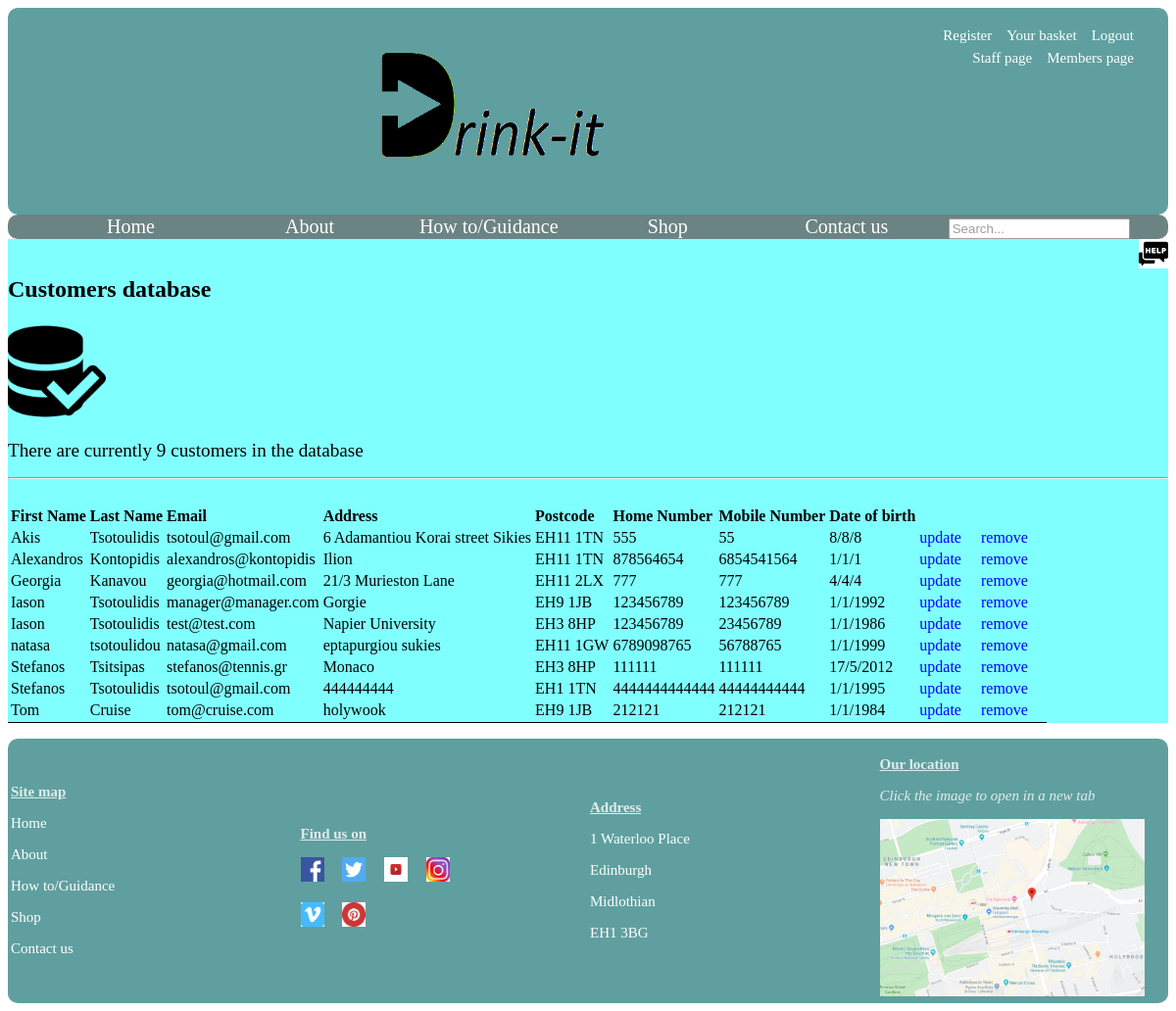
/staff_area.php (signed in), run on the app's committed database.
### tables this page shows
CREATE TABLE `customers` (
  `customerID` int(10) UNSIGNED NOT NULL,
  `firstName` char(50) NOT NULL,
  `lastName` char(50) NOT NULL,
  `email` char(50) NOT NULL,
  `password1` char(50) NOT NULL,
  `password2` char(50) NOT NULL,
  `address` char(250) NOT NULL,
  `postcode` char(20) NOT NULL,
  `homeNumber` char(20) DEFAULT NULL,
  `mobileNumber` char(20) DEFAULT NULL,
  `day` char(2) DEFAULT NULL,
  `month` char(2) DEFAULT NULL,
  `year` char(40) DEFAULT NULL,
  `agree` varchar(1) NOT NULL
);

### staff_area.php (the view, shortened to what this page needs)
<?php
include 'connect.php';
$query = "SELECT * FROM customers ORDER BY firstName asc";
$result = mysqli_query($connect, $query);
$num = mysqli_num_rows($result);
?>
<!DOCTYPE html>
<html lang="en">
<head>
	<link rel="stylesheet" href="css/style.css">
</head>
<header>
	<div><?php if(!isset($_SESSION['email'])){echo '<a class="toplinks" href="login.php">Login</a>';}else{echo '<a class="toplinks" href="session-feedback.php">Logout</a>';}?></div>
	<div><a class="toplinks" href="under_construction.php">Your basket</a></div>
	<div><a class="toplinks" href="register.php">Register</a></div><br/>
	<div><a class="toplinks" href="loggedin.php">Members page</a></div>
	<div><a class="toplinks" href="staff_area.php">Staff page</a></div>
	<div class="loginpopup"><?php if(!isset($_SESSION['email'])){
		echo '<div class="account">
			<form action = "session-feedback.php" method="post">
			Login:
			<div>
				<input type="text" name="email" placeholder="E-Mail">
			</div>
             Password:
			<div>
				<input type="password" name="password" placeholder="Password">
			</div>
			<div>
				<input type="submit" value="Login">
			</div>
			</form>
		</div>';}?>
		<a href="landingpage.php"><img class="logo" src="images/logo2.png" alt="logo"></a>
	</div>
</header>
<body>
<div class="menu">
	<div class="item"><a href="landingpage.php" target="_self">Home</a></div>
	<div class="item"><a href="under_construction.php" target="_self">About</a></div>
	<div class="item"><a href="guidance.php" target="_self">How to/Guidance</a></div>
	<div class="item"><a href="under_construction.php" target="_self">Shop</a></div>
	<div class="item"><a href="under_construction.php" target="_self">Contact us</a></div>
	<div class="item"><input type="text" placeholder="Search..."></div>
</div>
<div class="background">
	<a href="guidance.php"><img class="sticky" src="images/help.png" alt="help"></a>
	<div class="database">
	<h2> Customers database</h2>
	<p>
<?php
echo '<img src="images/database.png" alt="icon" width="100"/>';
if ($num > 0){
  echo "<p><big>There are currently $num customers in the database</big></p>";
  echo '<table class="results">
      <tr>
        <td><b>First Name</b></td>
        <td><b>Last Name</b></td>
        <td><b>Email</b></td>
		<td><b>Address</b></td>
		<td><b>Postcode</b></td>
		<td><b>Home Number</b></td>
		<td><b>Mobile Number</b></td>
		<td><b>Date of birth</b></td>
        <td></td>
		<td></td>
      </tr>';
	echo '<hr>';
  while ($row = mysqli_fetch_assoc($result)){
    echo "<tr>
            <td>$row[firstName]</td>
            <td>$row[lastName]</td>
			<td>$row[email]</td>
			<td>$row[address]</td>
			<td>$row[postcode]</td>
			<td>$row[homeNumber]</td>
			<td>$row[mobileNumber]</td>
			<td>$row[day]/$row[month]/$row[year]</td>
            <td>
              <a href=\"update.php?customerID=$row[customerID]\">update</a>
            </td>
            <td>
              <a href=\"staff_area.php?removeID=$row[customerID]\">remove</a>
            </td>
          </tr>";
  }
  echo '<br>';
  echo '</table>';
}
?>
</p>
</div>
</div>
<div class="foot">
	<table class="footer">
	<tr>
	<td>
		<p class="footer_head"><strong><u>Site map</u></strong></p>
		<p><a href="landingpage.php" target="_self">Home</a></p>
		<p><a href="under_construction.php" target="_self">About</a></p>
		<p><a href="guidance.php" target="_self">How to/Guidance</a></p>
		<p><a href="under_construction.php" target="_self">Shop</a></p>
		<p><a href="under_construction.php" target="_self">Contact us</a></p>
	</td>
	<td>
		<p class="footer_head"><strong><u>Find us on</u></strong></p>
		<a href="https://www.facebook.com/" target="_blank"><img class="social" src="images/facebook.png" alt="facebook"></a>
		<a href="https://twitter.com/" target="_blank"><img class="social" src="images/twiter.png" alt="twiter"></a>
		<a href="https://www.youtube.com/" target="_blank"><img class="social" src="images/youtube.png" alt="youtube"></a>
		<a href="https://www.instagram.com/" target="_blank"><img class="social" src="images/instagram.jpg" alt="instagram"></a><br><br>
		<a href="https://vimeo.com/" target="_blank"><img class="social" src="images/vimeo.png" alt="vimeo"></a>
		<a href="https://vimeo.com/" target="_blank"><img class="social" src="images/pinterest.png" alt="pinterest"></a>
	</td>
	<td>
		<p class="footer_head"><strong><u>Address</u></strong></p>
		<p style="color:white"> 1 Waterloo Place</p>
		<p style="color:white"> Edinburgh</p>
		<p style="color:white"> Midlothian</p>
		<p style="color:white"> EH1 3BG</p>
	</td>
	<td>
			<p class="footer_head"><strong><u>Our location</u></strong></p>
			<p class="footer_head"><i>Click the image to open in a new tab</i></p>
			<a href="https://www.google.co.uk/maps/@55.9515032,-3.199199,15.25z?hl=en" target="_blank"><img class="map" src="images/map.png" alt="map"></a>
		</td>
	</tr>
	</table>
</div>
</body>
</html>

### css/style.css (style rules this page uses)
header { background:#609f9f; text-align:right; height: 100%; padding: 1em; font-size: 20px; vertical-align: middle; border-radius: 10px; }
.toplinks { font-size:15px; display: inline-block; float:right; }
a:link, a:visited { color:white; text-decoration:none; padding-right: 1em; }
.logo { display: block; margin-left: auto; margin-right: auto; width: 250px; height:125px; }
.menu { background-color:DarkSlateGrey; opacity: 0.7; font-size: 20px; padding-top: 1px; text-align: center; border-radius: 10px; }
.item { width: 15%; display: inline-block; }
img.sticky { position: -webkit-sticky; position: sticky; float:right; top: 0; width: 30px; }
.foot { background-color:#609f9f; border-radius: 10px; display: block; }
.footer { width: 100%; table-layout: fixed; font-size: 15px; }
.social { width: 24px; height: 25px; }
.map { width: 270px; }
.footer_head { color: #dfecec; text-decoration: bold; font-size: 15px; }
.background { background-color: #80ffff; }
.database a { color: blue; }
.results { border-bottom: 1px solid; }

### data on the page
customers: firstName "Akis", lastName "Tsotoulidis", email "tsotoul@gmail.com", address "6 Adamantiou Korai street Sikies", postcode "EH11 1TN", homeNumber "555", mobileNumber "55", day "8", month "8", year "8"
customers: firstName "Alexandros", lastName "Kontopidis", email "alexandros@kontopidis", address "Ilion", postcode "EH11 1TN", homeNumber "878564654", mobileNumber "6854541564", day "1", month "1", year "1"
customers: firstName "Georgia", lastName "Kanavou", email "georgia@hotmail.com", address "21/3 Murieston Lane", postcode "EH11 2LX", homeNumber "777", mobileNumber "777", day "4", month "4", year "4"
customers: firstName "Iason", lastName "Tsotoulidis", email "manager@manager.com", address "Gorgie", postcode "EH9 1JB", homeNumber "123456789", mobileNumber "123456789", day "1", month "1", year "1992"
customers: firstName "Iason", lastName "Tsotoulidis", email "test@test.com", address "Napier University", postcode "EH3 8HP", homeNumber "123456789", mobileNumber "23456789", day "1", month "1", year "1986"
customers: firstName "natasa", lastName "tsotoulidou", email "natasa@gmail.com", address "eptapurgiou sukies", postcode "EH11 1GW", homeNumber "6789098765", mobileNumber "56788765", day "1", month "1", year "1999"
customers: firstName "Stefanos", lastName "Tsitsipas", email "stefanos@tennis.gr", address "Monaco", postcode "EH3 8HP", homeNumber "111111", mobileNumber "111111", day "17", month "5", year "2012"
customers: firstName "Stefanos", lastName "Tsotoulidis", email "tsotoul@gmail.com", address "444444444", postcode "EH1 1TN", homeNumber "4444444444444", mobileNumber "44444444444", day "1", month "1", year "1995"
customers: firstName "Tom", lastName "Cruise", email "tom@cruise.com", address "holywook", postcode "EH9 1JB", homeNumber "212121", mobileNumber "212121", day "1", month "1", year "1984"

### other printed values
$num "9"
